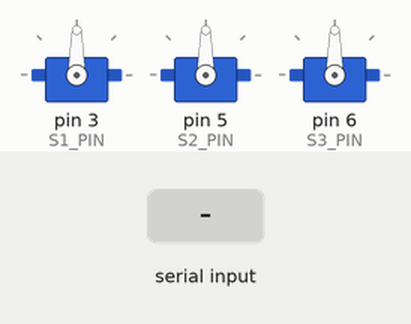
The program below on a simulated Arduino Uno, built with avr-gcc and run on an emulated ATmega328P. On the bench: 3 × servo. Inputs (shaded band) come from the test bench.

Above: at 1.2 s.
1.3 s: "90,45\n" received over Serial
At 3.1 s:
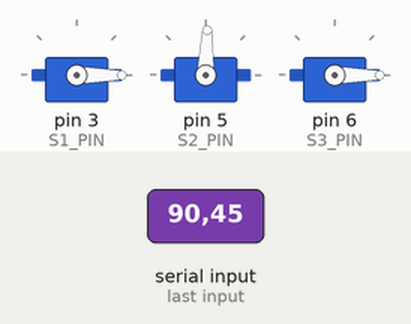
At 4.2 s:
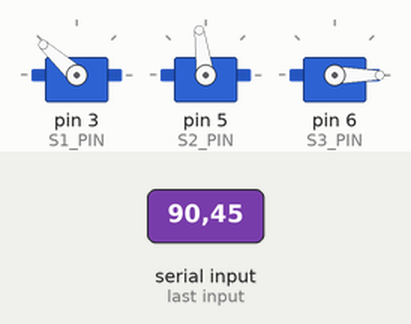
4.3 s: "2\n" received over Serial
At 5.14 s:
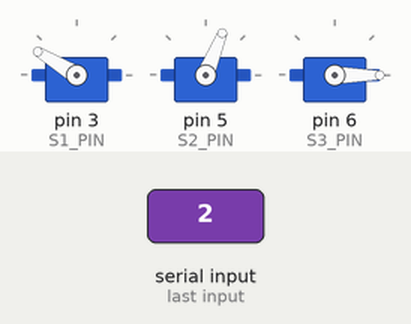
7.3 s: "30,150\n" received over Serial
10.3 s: "200\n" received over Serial
13.3 s: "0\n" received over Serial
16.3 s: "1\n" received over Serial
At 17.1 s:
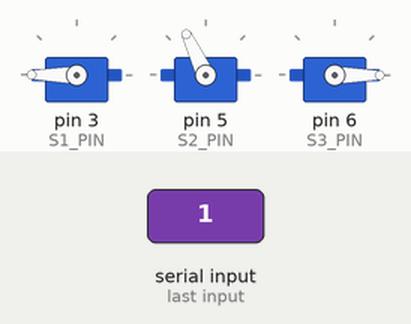
Timing chart, 0 to 20.3 s (numbered marks = the images above; inputs shaded):
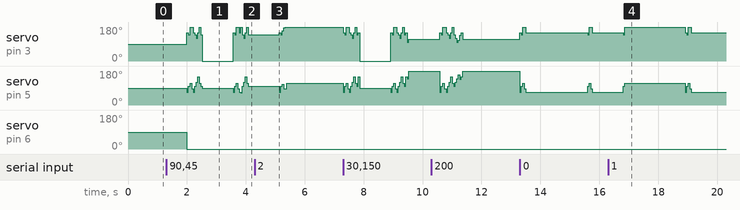

Measured:
- after the input at 16.3 s, servo on pin 3 (S1_PIN): 149° → 180° after 0.52 s, → 149° 2.3 s later; servo on pin 5 (S2_PIN): 68° → 115° after 0.52 s, → 68° 2.1 s later
- by itself, servo on pin 3 (S1_PIN): alternates 180° for 0.18 s and 149° for 2.1 s

The program:

main.cpp
```cpp
#include <Arduino.h>
#include <Servo.h>
#include <digit.h>

Servo s1;
Servo s2;
Servo s3;

int get_num_length(const int num)
{
    return num < 10 ? 1 : floor(log10(num)) + 1;
}

void set_angle(const float x, const float y)
{
    static const float B_ARM = 140.50611; // mm
    static const float A_ARM = 105.38731; // mm

    static const byte X1 = 55;  // mm
    static const byte X2 = 145; // mm
    static const byte BASE = X2 - X1;

    const float diagonal1 = sqrt(pow(X1 - x, 2) + pow(y, 2));
    const float diagonal2 = sqrt(pow(X2 - x, 2) + pow(y, 2));

    const float s1_val = (acos((pow(diagonal1, 2) + pow(BASE, 2) - pow(diagonal2, 2)) / (2 * BASE * diagonal1)) * 180 / M_PI) +
                         (acos((pow(A_ARM, 2) + pow(diagonal1, 2) - pow(B_ARM, 2)) / (2 * diagonal1 * A_ARM)) * 180 / M_PI);
    //one of them should probably be 180 - answer
    const float s2_val = (acos((pow(diagonal2, 2) + pow(BASE, 2) - pow(diagonal1, 2)) / (2 * BASE * diagonal2)) * 180 / M_PI) +
                         (acos((pow(diagonal2, 2) + pow(A_ARM, 2) - pow(B_ARM, 2)) / (2 * A_ARM * diagonal2)) * 180 / M_PI);

    s1.write(s1_val);
    s2.write(s2_val);
}

void draw_digit(const byte digit, byte position)
{
    static const byte PLACE_CONSTANT = 50;
    static const byte UP_POSTION = 0;   //set later
    static const byte DOWN_POSTION = 0; //set later
    Digit *digit_to_draw = nullptr;

    switch (digit)
    {
    default:
    case 0:
    {
        digit_to_draw = new Zero();
        break;
    }
    case 1:
    {
        digit_to_draw = new One();
        break;
    }
    case 2:
    {
        digit_to_draw = new Two();
        break;
    }
    case 3:
    {
        digit_to_draw = new Three();
        break;
    }
    case 4:
    {
        digit_to_draw = new Four();
        break;
    }
    case 5:
    {
        digit_to_draw = new Five();
        break;
    }
    case 6:
    {
        digit_to_draw = new Six();
        break;
    }
    case 7:
    {
        digit_to_draw = new Seven();
        break;
    }
    case 8:
    {
        digit_to_draw = new Eight();
        break;
    }
    case 9:
    {
        digit_to_draw = new Nine();
        break;
    }
    }

    const Point *draw_points = (Point *)digit_to_draw->get_draw_points();
    for (int i = 0; i < digit_to_draw->get_digit_length(); i++)
    {
        set_angle(draw_points[i].get_x() + position * PLACE_CONSTANT, draw_points[i].get_y());
        s3.write(DOWN_POSTION);
        delay(50);
    }

    s3.write(UP_POSTION);

    delete digit_to_draw;
}

void setup()
{
    static const byte S1_PIN = 3;
    static const byte S2_PIN = 5;
    static const byte S3_PIN = 6;

    s1.attach(S1_PIN);
    s2.attach(S2_PIN);
    s3.attach(S3_PIN);

    Serial.begin(9600);
}

void loop()
{
    if (Serial.available() > 0)
    {
        int num = Serial.parseInt();
        const int num_len = get_num_length(num);
        for (int i = 0; i < num_len; i++)
        {
            draw_digit(num % 10, i);
            num /= 10;
        }
    }

    delay(1000);
}
```

digit.h
```cpp
#include <point.h>

static const int BOTTOM_Y = 90;
static const int MIDDLE_Y = 140;
static const int TOP_Y = 190;
static const int RIGHT_X = 50;

class Digit
{
    int digit;

protected:
    Point *draw_points;

public:
    Digit(const int digit) : digit(digit) {}

    const int get_digit() const
    {
        return digit;
    }

    const Point *get_draw_points() const
    {
        return draw_points;
    }

    virtual int get_digit_length() const = 0;

    virtual ~Digit() {}
};

class Zero : public Digit
{
    static const int digit_length = 5;

public:
    Zero() : Digit(0)
    {
        draw_points = new Point[digit_length];
        draw_points[0] = Point(0, TOP_Y);          //top left
        draw_points[1] = Point(RIGHT_X, TOP_Y);    //top right
        draw_points[2] = Point(RIGHT_X, BOTTOM_Y); //bottom right
        draw_points[3] = Point(0, BOTTOM_Y);       //bottom left
        draw_points[4] = Point(0, TOP_Y);          //top left
    }

    virtual int get_digit_length() const
    {
        return digit_length;
    }

    ~Zero()
    {
        delete[] draw_points;
    }
};

class One : public Digit
{
    static const int digit_length = 2;

public:
    One() : Digit(1)
    {
        draw_points = new Point[digit_length];
        draw_points[0] = Point(RIGHT_X, TOP_Y);    //top right
        draw_points[1] = Point(RIGHT_X, BOTTOM_Y); //bottom right
    }

    virtual int get_digit_length() const
    {
        return digit_length;
    }

    ~One()
    {
        delete[] draw_points;
    }
};

class Two : public Digit
{
    static const int digit_length = 6;

public:
    Two() : Digit(2)
    {
        draw_points = new Point[digit_length];
        draw_points[0] = Point(0, TOP_Y);          //top left
        draw_points[1] = Point(RIGHT_X, TOP_Y);    //top right
        draw_points[2] = Point(RIGHT_X, MIDDLE_Y); //middle right
        draw_points[3] = Point(0, MIDDLE_Y);       //middle left
        draw_points[4] = Point(0, BOTTOM_Y);       //bottom left
        draw_points[5] = Point(RIGHT_X, BOTTOM_Y); //bottom right
    }

    virtual int get_digit_length() const
    {
        return digit_length;
    }

    ~Two()
    {
        delete[] draw_points;
    }
};

class Three : public Digit
{
    static const int digit_length = 7;

public:
    Three() : Digit(3)
    {
        Point *draw_points = new Point[digit_length];
        draw_points[0] = Point(0, TOP_Y);          //top left
        draw_points[1] = Point(RIGHT_X, TOP_Y);    //top right
        draw_points[2] = Point(RIGHT_X, MIDDLE_Y); //middle right
        draw_points[3] = Point(0, MIDDLE_Y);       //middle left
        draw_points[4] = Point(RIGHT_X, MIDDLE_Y); //middle right
        draw_points[5] = Point(RIGHT_X, BOTTOM_Y); //bottom right
        draw_points[6] = Point(0, BOTTOM_Y);       //bottom left
    }

    virtual int get_digit_length() const
    {
        return digit_length;
    }

    ~Three()
    {
        delete[] draw_points;
    }
};

class Four : public Digit
{
    static const int digit_length = 5;

public:
    Four() : Digit(4)
    {
        Point *draw_points = new Point[digit_length];
        draw_points[0] = Point(0, TOP_Y);          //top left
        draw_points[1] = Point(0, MIDDLE_Y);       //middle left
        draw_points[2] = Point(RIGHT_X, MIDDLE_Y); //middle right
        draw_points[3] = Point(RIGHT_X, TOP_Y);    //top right
        draw_points[4] = Point(RIGHT_X, BOTTOM_Y); //bottom right
    }

    virtual int get_digit_length() const
    {
        return digit_length;
    }

    ~Four()
    {
        delete[] draw_points;
    }
};

class Five : public Digit
{
    static const int digit_length = 6;

public:
    Five() : Digit(5)
    {
        Point *draw_points = new Point[digit_length];
        draw_points[0] = Point(RIGHT_X, TOP_Y);    //top right
        draw_points[1] = Point(0, TOP_Y);          //top left
        draw_points[2] = Point(0, MIDDLE_Y);       //middle left
        draw_points[3] = Point(RIGHT_X, MIDDLE_Y); //middle right
        draw_points[4] = Point(RIGHT_X, BOTTOM_Y); //bottom right
        draw_points[5] = Point(0, BOTTOM_Y);       //bottom left
    }

    virtual int get_digit_length() const
    {
        return digit_length;
    }

    ~Five()
    {
        delete[] draw_points;
    }
};

class Six : public Digit
{
    static const int digit_length = 6;

public:
    Six() : Digit(6)
    {
        Point *draw_points = new Point[digit_length];
        draw_points[0] = Point(RIGHT_X, TOP_Y);    //top right
        draw_points[1] = Point(0, TOP_Y);          //top left
        draw_points[2] = Point(0, BOTTOM_Y);       //bottom left
        draw_points[3] = Point(RIGHT_X, BOTTOM_Y); //bottom right
        draw_points[4] = Point(RIGHT_X, MIDDLE_Y); //middle right
        draw_points[5] = Point(0, MIDDLE_Y);       //middle left
    }

    virtual int get_digit_length() const
    {
        return digit_length;
    }

    ~Six()
    {
        delete[] draw_points;
    }
};

class Seven : public Digit
{
    static const int digit_length = 3;

public:
    Seven() : Digit(7)
    {
        Point *draw_points = new Point[digit_length];
        draw_points[0] = Point(0, TOP_Y);          //top left
        draw_points[1] = Point(RIGHT_X, TOP_Y);    //top right
        draw_points[2] = Point(RIGHT_X, BOTTOM_Y); //bottom right
    }

    virtual int get_digit_length() const
    {
        return digit_length;
    }

    ~Seven()
    {
        delete[] draw_points;
    }
};

class Eight : public Digit
{
    static const int digit_length = 8;

public:
    Eight() : Digit(8)
    {
        Point *draw_points = new Point[digit_length];
        draw_points[0] = Point(0, MIDDLE_Y);       //middle left
        draw_points[1] = Point(0, TOP_Y);          //top left
        draw_points[2] = Point(RIGHT_X, TOP_Y);    //top right
        draw_points[3] = Point(RIGHT_X, MIDDLE_Y); //middle right
        draw_points[4] = Point(0, MIDDLE_Y);       //middle left
        draw_points[5] = Point(0, BOTTOM_Y);       //bottom left
        draw_points[6] = Point(RIGHT_X, BOTTOM_Y); //bottom right
        draw_points[7] = Point(RIGHT_X, MIDDLE_Y); //middle right
    }

    virtual int get_digit_length() const
    {
        return digit_length;
    }

    ~Eight()
    {
        delete[] draw_points;
    }
};

class Nine : public Digit
{
    static const int digit_length = 6;

public:
    Nine() : Digit(9)
    {
        Point *draw_points = new Point[digit_length];
        draw_points[0] = Point(0, BOTTOM_Y);       //bottom left
        draw_points[1] = Point(RIGHT_X, BOTTOM_Y); //bottom right
        draw_points[2] = Point(RIGHT_X, TOP_Y);    //top right
        draw_points[3] = Point(0, TOP_Y);          //top left
        draw_points[4] = Point(0, MIDDLE_Y);       //middle left
        draw_points[5] = Point(RIGHT_X, MIDDLE_Y); //middle right
    }

    virtual int get_digit_length() const
    {
        return digit_length;
    }

    ~Nine()
    {
        delete[] draw_points;
    }
};
```

point.h
```cpp
class Point
{
    int x;
    int y;

public:
    Point() : x(0), y(0) {}

    Point(const int x, const int y) : x(x), y(y) {}

    const int get_x() const
    {
        return x;
    }

    const int get_y() const
    {
        return y;
    }
};
```
